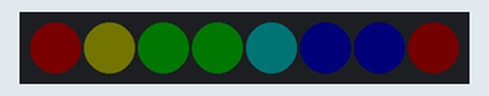
Recording of a sketch running on a simulated ATtiny85, built with avr-gcc and run on an emulated ATtiny85. Shown: 8 RGB LEDs in strip order, left to right. Dim RGB values are drawn brighter than linear.

Above: at 0.2 s.
At 5.26 s:
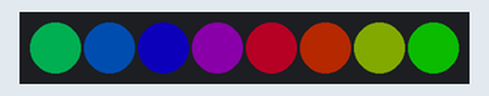
At 10.18 s:
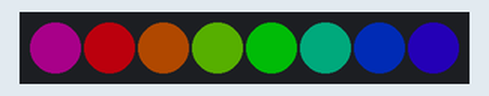
At 20.02 s:
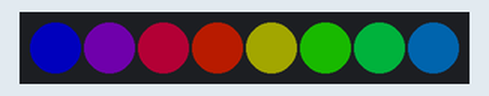
At 30.0 s:
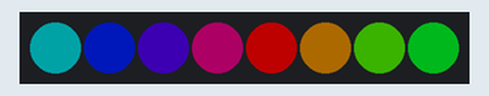
At 39.84 s:
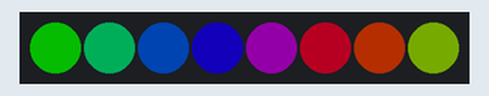
Timing chart, 0 to 40.0 s (numbered marks = the images above):
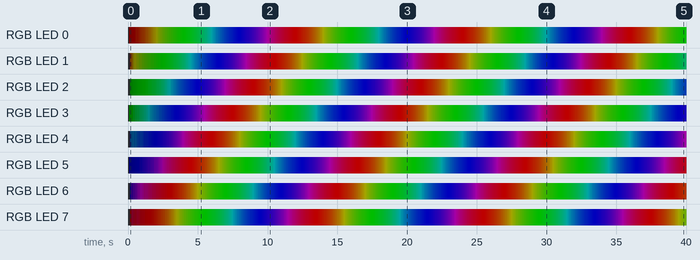

The sketch:

nattlampa.ino
```cpp
#include <Adafruit_NeoPixel.h>
#ifdef __AVR__
  #include <avr/power.h>
#endif

// Based on neopixel example sketch by Adafruit

#define PIN 2
#define NUM_LEDS 8
#define BRIGHTNESS 80

Adafruit_NeoPixel strip = Adafruit_NeoPixel(NUM_LEDS, PIN, NEO_GRBW + NEO_KHZ800);

void setup() {
  // ATiny85 specific code
  #if defined (__AVR_ATtiny85__)
    if (F_CPU == 16000000) clock_prescale_set(clock_div_1);
  #endif

  strip.setBrightness(BRIGHTNESS);
  strip.begin();
  strip.show();
}

void loop() {
  rainbowFade2White(300,30,1);
}

void rainbowFade2White(uint8_t wait, int rainbowLoops, int whiteLoops) {
  float fadeMax = 100.0;
  int fadeVal = 0;
  uint32_t wheelVal;
  int redVal, greenVal, blueVal;

  for(int k = 0 ; k < rainbowLoops ; k ++){

    for(int j=0; j<256; j++) { // 5 cycles of all colors on wheel

      for(int i=0; i< strip.numPixels(); i++) {

        wheelVal = Wheel(((i * 256 / strip.numPixels()) + j) & 255);

        redVal = red(wheelVal) * float(fadeVal/fadeMax);
        greenVal = green(wheelVal) * float(fadeVal/fadeMax);
        blueVal = blue(wheelVal) * float(fadeVal/fadeMax);

        strip.setPixelColor( i, strip.Color( redVal, greenVal, blueVal ) );

      }

      // fade in
      if(k == 0 && fadeVal < fadeMax-1) {
          fadeVal++;
      }
      // fade out
      else if(k == rainbowLoops - 1 && j > 255 - fadeMax ){
          fadeVal--;
      }

      strip.show();
      delay(wait);
    }
  }
}

// Input a value 0 to 255 to get a color value.
// The colours are a transition r - g - b - back to r.
uint32_t Wheel(byte wheelPos) {
  wheelPos = 255 - wheelPos;
  if(wheelPos < 85) {
    return strip.Color(255 - wheelPos * 3, 0, wheelPos * 3,0);
  }
  if(wheelPos < 170) {
    wheelPos -= 85;
    return strip.Color(0, wheelPos * 3, 255 - wheelPos * 3,0);
  }
  wheelPos -= 170;
  return strip.Color(wheelPos * 3, 255 - wheelPos * 3, 0,0);
}

uint8_t red(uint32_t c) {
  return (c >> 16);
}
uint8_t green(uint32_t c) {
  return (c >> 8);
}
uint8_t blue(uint32_t c) {
  return (c);
}
```
